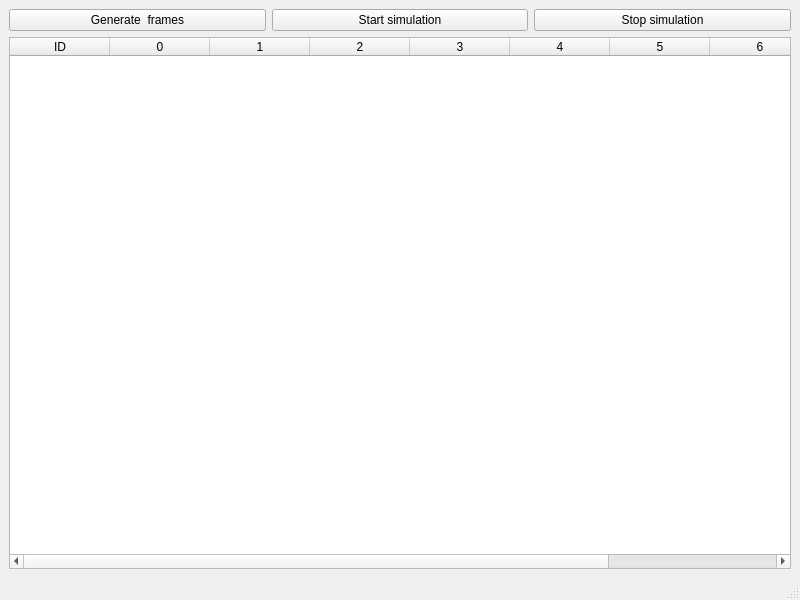
<?xml version="1.0" encoding="UTF-8"?>
<ui version="4.0">
 <class>primaryWindow</class>
 <widget class="QMainWindow" name="primaryWindow">
  <property name="geometry">
   <rect>
    <x>0</x>
    <y>0</y>
    <width>800</width>
    <height>600</height>
   </rect>
  </property>
  <property name="windowTitle">
   <string>Simulator</string>
  </property>
  <widget class="QWidget" name="centralwidget">
   <layout class="QVBoxLayout" name="verticalLayout">
    <item>
     <layout class="QHBoxLayout" name="horizontalLayout">
      <item>
       <widget class="QPushButton" name="generateButton">
        <property name="text">
         <string>Generate  frames</string>
        </property>
       </widget>
      </item>
      <item>
       <widget class="QPushButton" name="startButton">
        <property name="text">
         <string>Start simulation</string>
        </property>
       </widget>
      </item>
      <item>
       <layout class="QVBoxLayout" name="verticalLayout_2">
        <item>
         <widget class="QPushButton" name="stopButton">
          <property name="sizePolicy">
           <sizepolicy hsizetype="Minimum" vsizetype="Preferred">
            <horstretch>0</horstretch>
            <verstretch>0</verstretch>
           </sizepolicy>
          </property>
          <property name="text">
           <string>Stop simulation</string>
          </property>
         </widget>
        </item>
       </layout>
      </item>
     </layout>
    </item>
    <item>
     <layout class="QHBoxLayout" name="horizontalLayout_2">
      <item>
       <widget class="QTableWidget" name="mainTable">
        <column>
         <property name="text">
          <string>ID</string>
         </property>
        </column>
        <column>
         <property name="text">
          <string>0</string>
         </property>
        </column>
        <column>
         <property name="text">
          <string>1</string>
         </property>
        </column>
        <column>
         <property name="text">
          <string>2</string>
         </property>
        </column>
        <column>
         <property name="text">
          <string>3</string>
         </property>
        </column>
        <column>
         <property name="text">
          <string>4</string>
         </property>
        </column>
        <column>
         <property name="text">
          <string>5</string>
         </property>
        </column>
        <column>
         <property name="text">
          <string>6</string>
         </property>
        </column>
        <column>
         <property name="text">
          <string>7</string>
         </property>
        </column>
       </widget>
      </item>
     </layout>
    </item>
   </layout>
  </widget>
  <widget class="QStatusBar" name="statusbar"/>
 </widget>
 <resources/>
 <connections/>
</ui>
